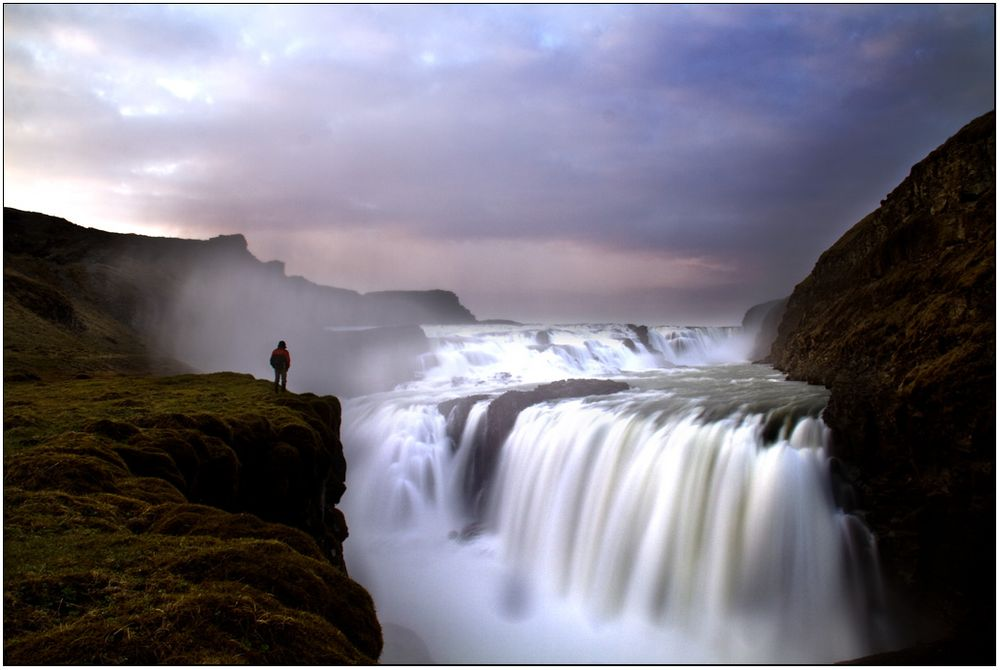
#> input picture Neural Network/image.jpg, 1000 x 670 px
$ python test.py
#> lines starting #> are read from the running program, lines starting #| are printed output that depends on the picture
#> further down, image is the input picture: shape (670, 1000, 3); mean B, G, R 126.8, 114.9, 118
import cv2
import numpy as np
#
# image = cv2.imread('image.jpg', flags=cv2.IMREAD_COLOR)
# print(image.shape)
#
#
#
# height, width = image.shape[:2]
# tx, ty = np.array((width // 2, height // 2))
#
# T = np.array([
#     [1, 0, tx],
#     [0, 1, ty],
#     [0, 0, 1]
# ])

import cv2
import numpy as np


def translation_img(src_img, shift_distance, shape_of_out_img):
#> called with shift_distance = (100, 100), shape_of_out_img = (670, 1000, 3)
    h, w = src_img.shape[:2]
#> h = 670; w = 1000
    x_distance = shift_distance[0]
    y_distance = shift_distance[1]
    ts_mat = np.array([[1, 0, x_distance], [0, 1, y_distance]])

    out_img = np.zeros(shape_of_out_img, dtype='u1')

    for i in range(h):
        for j in range(w):
            origin_x = j
            origin_y = i
            origin_xy = np.array([origin_x, origin_y, 1])

            new_xy = np.dot(ts_mat, origin_xy)
            new_x = new_xy[0]
            new_y = new_xy[1]

            if 0 < new_x < w and 0 < new_y < h:
                out_img[new_y, new_x] = src_img[i, j]
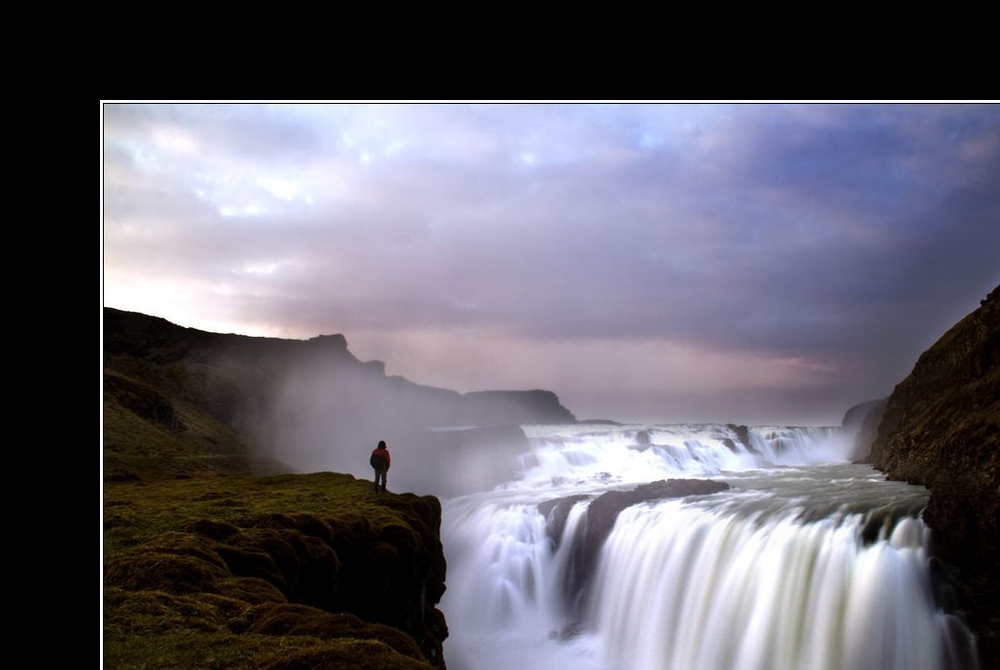
#> out_img: shape (670, 1000, 3); mean B, G, R 109.5, 98.6, 101.1
    return out_img

image = cv2.imread("image.jpg")
shift_distance = (100,100)

shifted_img = translation_img(image, shift_distance, image.shape)

cv2.imshow("input img",image)
cv2.imshow("shifted img",shifted_img)
cv2.waitKey(0)
cv2.destroyAllWindows()
